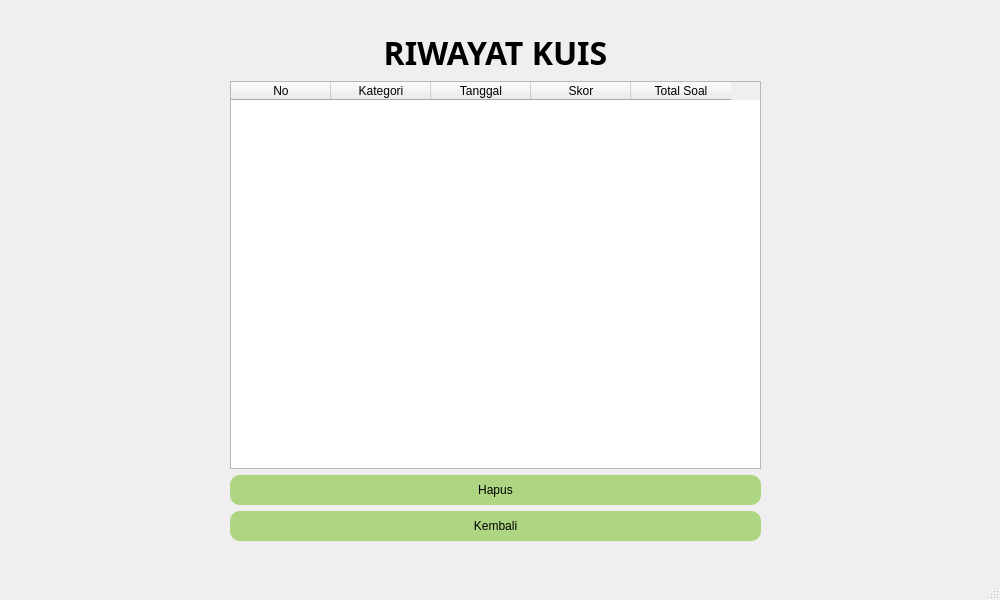
<?xml version="1.0" encoding="UTF-8"?>
<ui version="4.0">
 <class>MainWindow</class>
 <widget class="QMainWindow" name="MainWindow">
  <property name="geometry">
   <rect>
    <x>0</x>
    <y>0</y>
    <width>1000</width>
    <height>600</height>
   </rect>
  </property>
  <property name="minimumSize">
   <size>
    <width>1000</width>
    <height>600</height>
   </size>
  </property>
  <property name="maximumSize">
   <size>
    <width>1000</width>
    <height>600</height>
   </size>
  </property>
  <property name="windowTitle">
   <string>MainWindow</string>
  </property>
  <property name="styleSheet">
   <string notr="true"/>
  </property>
  <property name="dockNestingEnabled">
   <bool>false</bool>
  </property>
  <widget class="QWidget" name="centralwidget">
   <property name="styleSheet">
    <string notr="true"/>
   </property>
   <widget class="QWidget" name="panelRiwayat" native="true">
    <property name="geometry">
     <rect>
      <x>230</x>
      <y>30</y>
      <width>531</width>
      <height>511</height>
     </rect>
    </property>
    <layout class="QVBoxLayout" name="verticalLayout">
     <item>
      <layout class="QVBoxLayout" name="lytRiwayat">
       <item>
        <widget class="QLabel" name="lblRiwayat">
         <property name="font">
          <font>
           <family>STXinwei</family>
           <pointsize>24</pointsize>
           <bold>true</bold>
          </font>
         </property>
         <property name="text">
          <string>RIWAYAT KUIS</string>
         </property>
         <property name="alignment">
          <set>Qt::AlignmentFlag::AlignCenter</set>
         </property>
         <property name="margin">
          <number>20</number>
         </property>
        </widget>
       </item>
       <item>
        <widget class="QTableWidget" name="tableWidget">
         <property name="editTriggers">
          <set>QAbstractItemView::EditTrigger::NoEditTriggers</set>
         </property>
         <property name="dragEnabled">
          <bool>false</bool>
         </property>
         <property name="alternatingRowColors">
          <bool>true</bool>
         </property>
         <property name="selectionBehavior">
          <enum>QAbstractItemView::SelectionBehavior::SelectRows</enum>
         </property>
         <property name="rowCount">
          <number>0</number>
         </property>
         <property name="columnCount">
          <number>5</number>
         </property>
         <column>
          <property name="text">
           <string>No</string>
          </property>
         </column>
         <column>
          <property name="text">
           <string>Kategori</string>
          </property>
         </column>
         <column>
          <property name="text">
           <string>Tanggal</string>
          </property>
         </column>
         <column>
          <property name="text">
           <string>Skor</string>
          </property>
         </column>
         <column>
          <property name="text">
           <string>Total Soal</string>
          </property>
         </column>
        </widget>
       </item>
       <item>
        <widget class="QPushButton" name="btnHapusRiwayat">
         <property name="styleSheet">
          <string notr="true">background-color: #AED581;
border-radius: 10px;
padding: 8px;
</string>
         </property>
         <property name="text">
          <string>Hapus</string>
         </property>
        </widget>
       </item>
       <item>
        <widget class="QPushButton" name="btnKembali">
         <property name="styleSheet">
          <string notr="true">background-color: #AED581;
border-radius: 10px;
padding: 8px;
</string>
         </property>
         <property name="text">
          <string>Kembali</string>
         </property>
        </widget>
       </item>
      </layout>
     </item>
    </layout>
   </widget>
   <widget class="QLabel" name="bgLabel">
    <property name="geometry">
     <rect>
      <x>0</x>
      <y>0</y>
      <width>1000</width>
      <height>600</height>
     </rect>
    </property>
    <property name="minimumSize">
     <size>
      <width>1000</width>
      <height>600</height>
     </size>
    </property>
    <property name="maximumSize">
     <size>
      <width>1000</width>
      <height>600</height>
     </size>
    </property>
    <property name="text">
     <string/>
    </property>
    <property name="scaledContents">
     <bool>true</bool>
    </property>
   </widget>
  </widget>
  <widget class="QMenuBar" name="menubar">
   <property name="geometry">
    <rect>
     <x>0</x>
     <y>0</y>
     <width>1000</width>
     <height>33</height>
    </rect>
   </property>
  </widget>
  <widget class="QStatusBar" name="statusbar"/>
 </widget>
 <resources/>
 <connections/>
</ui>
